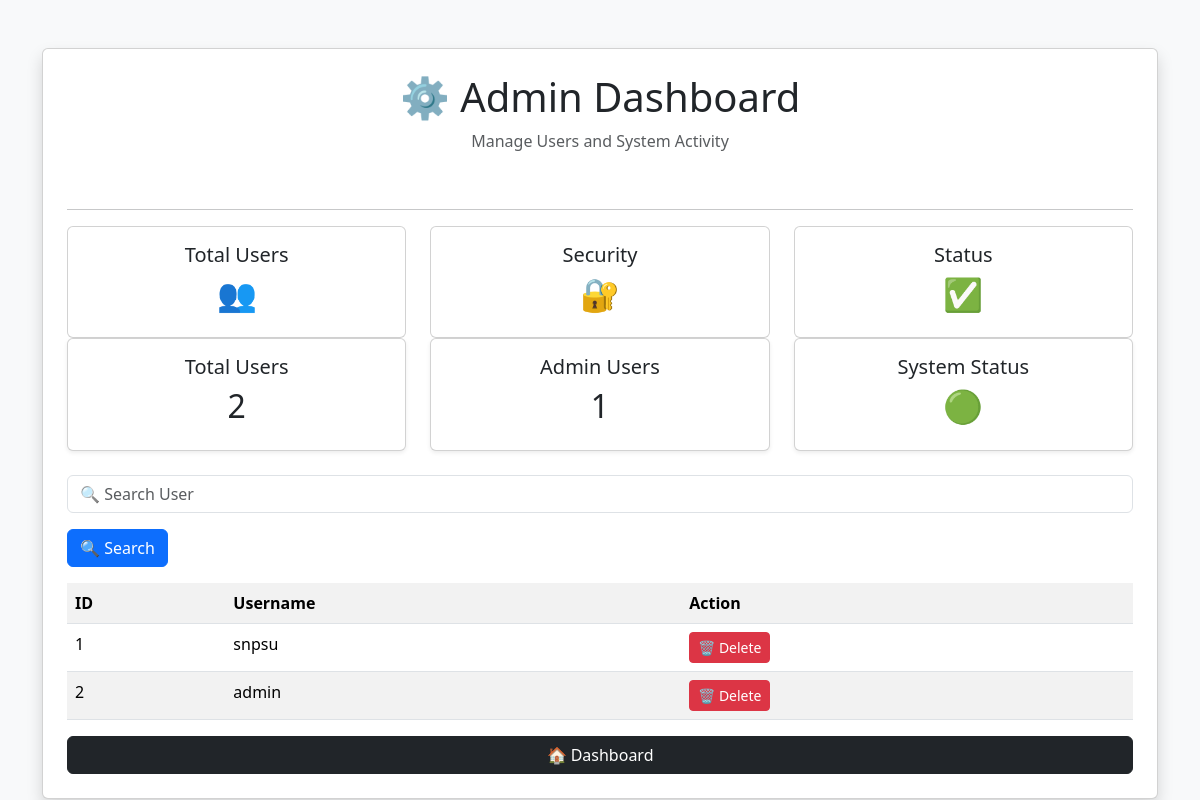
The app's page /admin (signed in), older data.
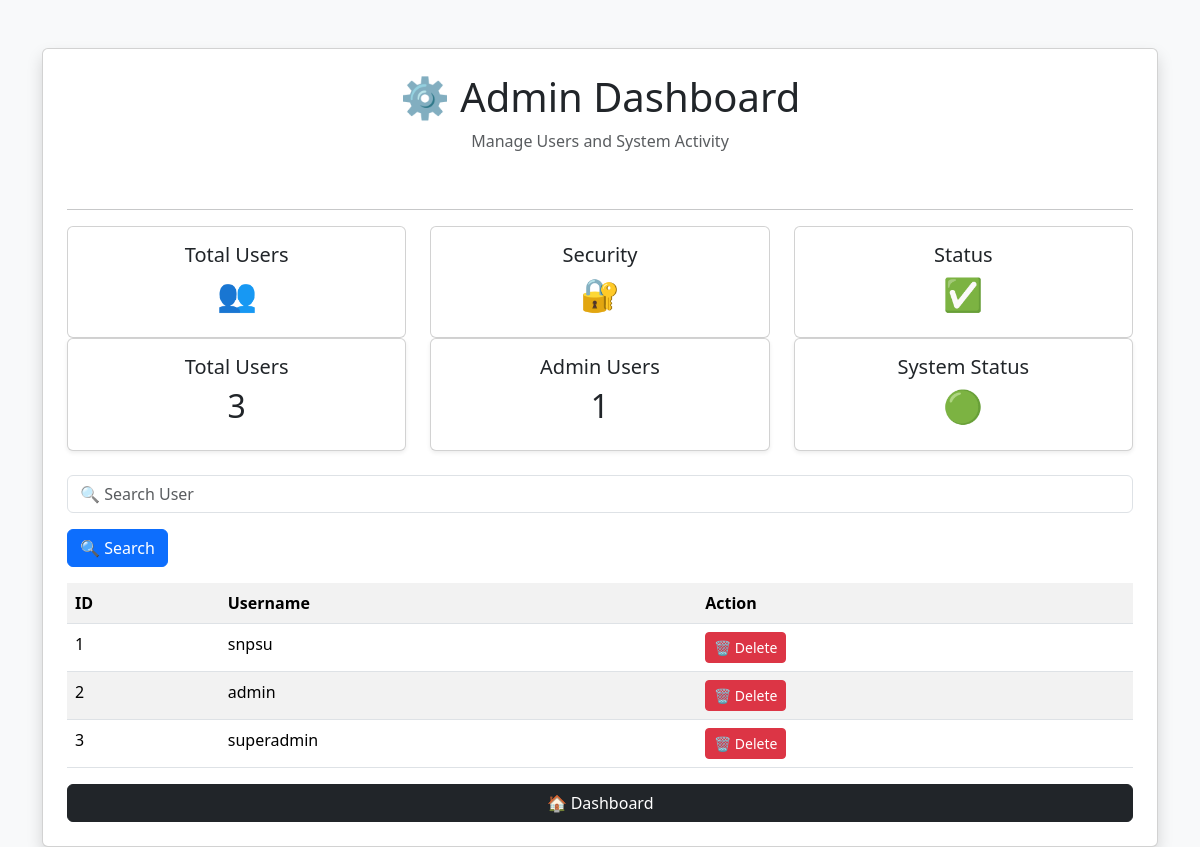
The same page, newer data.
### app.py (models this page shows)
class User(db.Model):
    id = db.Column(db.Integer, primary_key=True)
    username = db.Column(
        db.String(100),
        unique=True,
        nullable=False
    )
    password = db.Column(
        db.String(200),
        nullable=False
    )
    role = db.Column(
        db.String(20),
        default='user'
    )

### app.py (the view)
@app.route('/admin')
def admin():
    if 'username' not in session:
        return redirect(url_for('login'))
    user = User.query.filter_by(
        username=session['username']
    ).first()
    if user.role != 'admin':
        return "Access Denied"
    search = request.args.get('search', '')
    if search:
        users = User.query.filter(
            User.username.contains(search)
        ).all()
    else:
        users = User.query.all()
    return render_template(
        'admin.html',
        users=users
    )

### templates/admin.html (shortened to what this page needs)
<!DOCTYPE html>
<html>
<head>
<link href="https://cdn.jsdelivr.net/npm/bootstrap@5.3.3/dist/css/bootstrap.min.css" rel="stylesheet">
</head>
<body class="bg-light">
<div class="container mt-5">
<div class="card p-4 shadow">
    <div class="text-center mb-4">
    <h1>⚙️ Admin Dashboard</h1>
    <p class="text-muted">
        Manage Users and System Activity
    </p>
</div>
<hr>
<div class="row mb-4">
        <div class="col-md-4">
        <div class="card text-center p-3">
            <h5>Total Users</h5>
            <h2>👥</h2>
        </div>
    </div>
    <div class="col-md-4">
        <div class="card text-center p-3">
            <h5>Security</h5>
            <h2>🔐</h2>
        </div>
    </div>
    <div class="col-md-4">
        <div class="card text-center p-3">
            <h5>Status</h5>
            <h2>✅</h2>
        </div>
    </div>
    <div class="col-md-4">
        <div class="card text-center p-3 shadow-sm">
            <h5>Total Users</h5>
            <h2>{{ users|length }}</h2>
        </div>
    </div>
    <div class="col-md-4">
        <div class="card text-center p-3 shadow-sm">
            <h5>Admin Users</h5>
            <h2>1</h2>
        </div>
    </div>
    <div class="col-md-4">
        <div class="card text-center p-3 shadow-sm">
            <h5>System Status</h5>
            <h2>🟢</h2>
        </div>
    </div>
</div>
<form method="GET">
    <input type="text"
           name="search"
           class="form-control mb-3"
           placeholder="🔍 Search User">
    <button class="btn btn-primary mb-3">
    🔍 Search
</button>
</form>
<table class="table table-hover table-striped">
<tr>
    <th>ID</th>
<th>Username</th>
<th>Action</th>
</tr>
{% for user in users %}
<tr>
    <td>{{ user.id }}</td>
    <td>{{ user.username }}</td>
    <td>
        <a href="/delete_user/{{ user.id }}"
           class="btn btn-danger btn-sm">
           🗑 Delete
        </a>
    </td>
</tr>
{% endfor %}
</table>
<a href="/dashboard" class="btn btn-dark">
    🏠 Dashboard
</a>
</div>
</div>
</body>
</html>

Row changes from the older to the newer data that the page shows:
added User: id "3", username "superadmin"
Text that changed along with them:
{{ users|length }}: "2" → "3"
